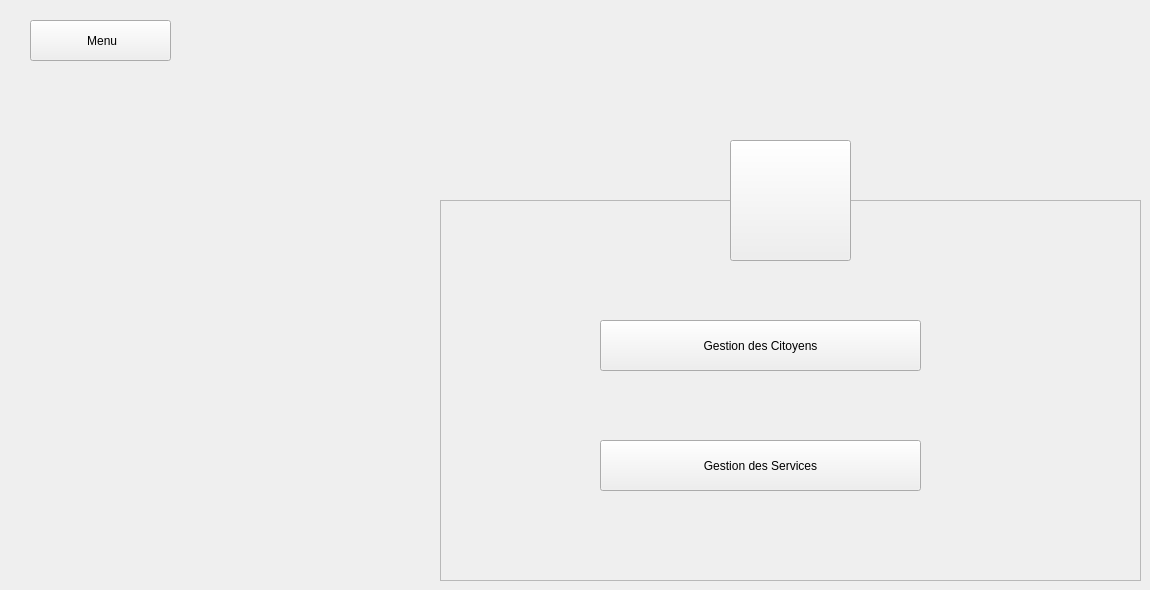
    <widget class="QWidget" name="Gestions">
     <widget class="QPushButton" name="B_BackToMenu">
      <property name="geometry">
       <rect>
        <x>30</x>
        <y>20</y>
        <width>141</width>
        <height>41</height>
       </rect>
      </property>
      <property name="text">
       <string> Menu</string>
      </property>
      <property name="icon">
       <iconset resource="ressources.qrc">
        <normaloff>:/ressources/image/back-arrow.png</normaloff>:/ressources/image/back-arrow.png</iconset>
      </property>
     </widget>
     <widget class="QFrame" name="frame_3">
      <property name="geometry">
       <rect>
        <x>440</x>
        <y>200</y>
        <width>701</width>
        <height>381</height>
       </rect>
      </property>
      <property name="styleSheet">
       <string notr="true"/>
      </property>
      <property name="frameShape">
       <enum>QFrame::StyledPanel</enum>
      </property>
      <property name="frameShadow">
       <enum>QFrame::Raised</enum>
      </property>
      <widget class="QPushButton" name="B_GestionCitoyen">
       <property name="geometry">
        <rect>
         <x>160</x>
         <y>120</y>
         <width>321</width>
         <height>51</height>
        </rect>
       </property>
       <property name="text">
        <string>Gestion des Citoyens</string>
       </property>
      </widget>
      <widget class="QPushButton" name="B_GestioService">
       <property name="geometry">
        <rect>
         <x>160</x>
         <y>240</y>
         <width>321</width>
         <height>51</height>
        </rect>
       </property>
       <property name="styleSheet">
        <string notr="true"/>
       </property>
       <property name="text">
        <string>Gestion des Services</string>
       </property>
      </widget>
      <widget class="QToolButton" name="toolButton_12">
       <property name="geometry">
        <rect>
         <x>490</x>
         <y>112</y>
         <width>61</width>
         <height>61</height>
        </rect>
       </property>
       <property name="styleSheet">
        <string notr="true">border-radius:30px;</string>
       </property>
       <property name="text">
        <string/>
       </property>
       <property name="icon">
        <iconset resource="ressources.qrc">
         <normaloff>:/ressources/image/systeme-de-population.png</normaloff>:/ressources/image/systeme-de-population.png</iconset>
       </property>
       <property name="iconSize">
        <size>
         <width>30</width>
         <height>30</height>
        </size>
       </property>
      </widget>
      <widget class="QToolButton" name="toolButton_13">
       <property name="geometry">
        <rect>
         <x>490</x>
         <y>235</y>
         <width>61</width>
         <height>61</height>
        </rect>
       </property>
       <property name="styleSheet">
        <string notr="true">border-radius:30px;</string>
       </property>
       <property name="text">
        <string/>
       </property>
       <property name="icon">
        <iconset resource="ressources.qrc">
         <normaloff>:/ressources/image/support.png</normaloff>:/ressources/image/support.png</iconset>
       </property>
       <property name="iconSize">
        <size>
         <width>30</width>
         <height>30</height>
        </size>
       </property>
      </widget>
     </widget>
     <widget class="QToolButton" name="toolButton_2">
      <property name="geometry">
       <rect>
        <x>730</x>
        <y>140</y>
        <width>121</width>
        <height>121</height>
       </rect>
      </property>
      <property name="focusPolicy">
       <enum>Qt::TabFocus</enum>
      </property>
      <property name="text">
       <string/>
      </property>
      <property name="icon">
       <iconset resource="ressources.qrc">
        <normaloff>:/ressources/image/icon.png</normaloff>:/ressources/image/icon.png</iconset>
      </property>
      <property name="iconSize">
       <size>
        <width>62</width>
        <height>62</height>
       </size>
      </property>
     </widget>
    </widget>
